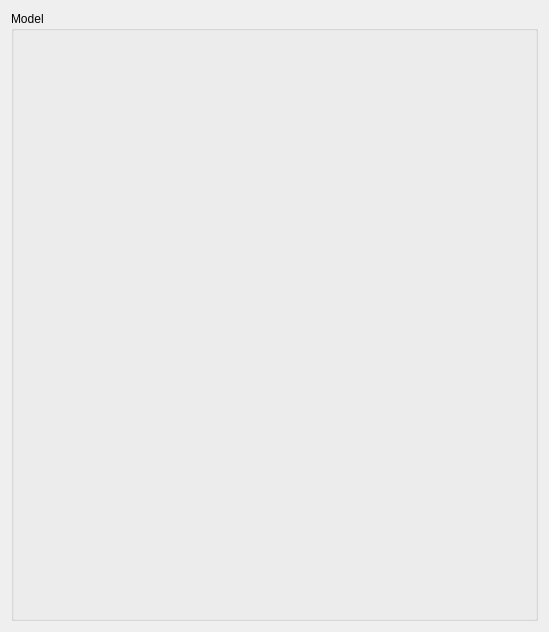
<?xml version="1.0" encoding="UTF-8"?>
<ui version="4.0">
 <class>ModelEditor</class>
 <widget class="QWidget" name="ModelEditor">
  <property name="geometry">
   <rect>
    <x>0</x>
    <y>0</y>
    <width>549</width>
    <height>632</height>
   </rect>
  </property>
  <property name="windowTitle">
   <string>Model Editor</string>
  </property>
  <layout class="QGridLayout" name="gridLayout">
   <item row="0" column="0">
    <widget class="QGroupBox" name="groupBox_13">
     <property name="title">
      <string>Model</string>
     </property>
     <layout class="QGridLayout" name="gridLayout_16">
      <item row="0" column="0">
       <widget class="QCodeEditor" name="txtEditor" native="true"/>
      </item>
     </layout>
    </widget>
   </item>
  </layout>
 </widget>
 <customwidgets>
  <customwidget>
   <class>QCodeEditor</class>
   <extends>QWidget</extends>
   <header location="global">sas.sasview.Utilities.CodeEditor.h</header>
  </customwidget>
 </customwidgets>
 <resources/>
 <connections/>
</ui>
